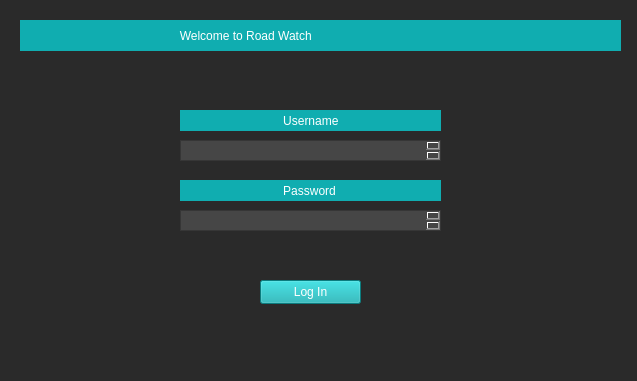
<?xml version="1.0" encoding="UTF-8"?>
<ui version="4.0">
 <class>MainWindow</class>
 <widget class="QMainWindow" name="MainWindow">
  <property name="geometry">
   <rect>
    <x>0</x>
    <y>0</y>
    <width>637</width>
    <height>381</height>
   </rect>
  </property>
  <property name="windowTitle">
   <string>MainWindow</string>
  </property>
  <widget class="QWidget" name="centralwidget">
   <property name="styleSheet">
    <string notr="true">background-color: rgb(42, 42, 42);</string>
   </property>
   <widget class="QStackedWidget" name="stackedWidget">
    <property name="geometry">
     <rect>
      <x>-50</x>
      <y>0</y>
      <width>691</width>
      <height>381</height>
     </rect>
    </property>
    <property name="styleSheet">
     <string notr="true">background-color: rgb(42, 42, 42);
gridline-color: rgb(38, 38, 38);</string>
    </property>
    <property name="currentIndex">
     <number>0</number>
    </property>
    <widget class="QWidget" name="page">
     <widget class="QPushButton" name="log_in">
      <property name="geometry">
       <rect>
        <x>310</x>
        <y>280</y>
        <width>101</width>
        <height>24</height>
       </rect>
      </property>
      <property name="styleSheet">
       <string notr="true">background-color: rgb(16, 173, 176);
color: rgb(255, 255, 255);</string>
      </property>
      <property name="text">
       <string>Log In</string>
      </property>
     </widget>
     <widget class="QTextEdit" name="username_text">
      <property name="geometry">
       <rect>
        <x>230</x>
        <y>140</y>
        <width>261</width>
        <height>21</height>
       </rect>
      </property>
      <property name="styleSheet">
       <string notr="true">background-color: rgb(70, 70, 70);
color: rgb(255, 255, 255);</string>
      </property>
     </widget>
     <widget class="QTextEdit" name="pass_text">
      <property name="geometry">
       <rect>
        <x>230</x>
        <y>210</y>
        <width>261</width>
        <height>21</height>
       </rect>
      </property>
      <property name="styleSheet">
       <string notr="true">background-color: rgb(70, 70, 70);
color: rgb(255, 255, 255);</string>
      </property>
     </widget>
     <widget class="QLabel" name="welcome_label">
      <property name="geometry">
       <rect>
        <x>70</x>
        <y>20</y>
        <width>601</width>
        <height>31</height>
       </rect>
      </property>
      <property name="styleSheet">
       <string notr="true">background-color: rgb(16, 173, 176);
font: 12pt &quot;Segoe UI&quot;;
color: rgb(255, 255, 255);</string>
      </property>
      <property name="text">
       <string>                                                Welcome to Road Watch</string>
      </property>
     </widget>
     <widget class="QLabel" name="username_label">
      <property name="geometry">
       <rect>
        <x>230</x>
        <y>110</y>
        <width>261</width>
        <height>21</height>
       </rect>
      </property>
      <property name="styleSheet">
       <string notr="true">background-color: rgb(16, 173, 176);
color: rgb(255, 255, 255);</string>
      </property>
      <property name="text">
       <string>                               Username</string>
      </property>
     </widget>
     <widget class="QLabel" name="pass_label">
      <property name="geometry">
       <rect>
        <x>230</x>
        <y>180</y>
        <width>261</width>
        <height>21</height>
       </rect>
      </property>
      <property name="styleSheet">
       <string notr="true">background-color: rgb(16, 173, 176);
color: rgb(255, 255, 255);</string>
      </property>
      <property name="text">
       <string>                               Password</string>
      </property>
     </widget>
     <widget class="QLabel" name="status_label">
      <property name="geometry">
       <rect>
        <x>230</x>
        <y>240</y>
        <width>261</width>
        <height>20</height>
       </rect>
      </property>
      <property name="styleSheet">
       <string notr="true">color: rgb(255, 0, 0);</string>
      </property>
      <property name="text">
       <string/>
      </property>
     </widget>
    </widget>
    <widget class="QWidget" name="page_2">
     <widget class="QPushButton" name="log_out">
      <property name="geometry">
       <rect>
        <x>60</x>
        <y>10</y>
        <width>80</width>
        <height>24</height>
       </rect>
      </property>
      <property name="styleSheet">
       <string notr="true">background-color: rgb(16, 173, 176);
color: rgb(255, 255, 255);</string>
      </property>
      <property name="text">
       <string>Log Out</string>
      </property>
     </widget>
     <widget class="QPushButton" name="watchlist">
      <property name="geometry">
       <rect>
        <x>60</x>
        <y>50</y>
        <width>80</width>
        <height>24</height>
       </rect>
      </property>
      <property name="styleSheet">
       <string notr="true">background-color: rgb(16, 173, 176);
color: rgb(255, 255, 255);</string>
      </property>
      <property name="text">
       <string>Watchlist</string>
      </property>
     </widget>
     <widget class="QListWidget" name="road_list">
      <property name="geometry">
       <rect>
        <x>170</x>
        <y>40</y>
        <width>211</width>
        <height>301</height>
       </rect>
      </property>
      <property name="styleSheet">
       <string notr="true">background-color: rgb(70, 70, 70);
color: rgb(255, 255, 255);</string>
      </property>
     </widget>
     <widget class="QLabel" name="all_road_label">
      <property name="geometry">
       <rect>
        <x>170</x>
        <y>10</y>
        <width>211</width>
        <height>21</height>
       </rect>
      </property>
      <property name="styleSheet">
       <string notr="true">background-color: rgb(16, 173, 176);
color: rgb(255, 255, 255);</string>
      </property>
      <property name="text">
       <string>                         All Roads</string>
      </property>
     </widget>
     <widget class="QPushButton" name="add_watchlist">
      <property name="geometry">
       <rect>
        <x>170</x>
        <y>350</y>
        <width>101</width>
        <height>21</height>
       </rect>
      </property>
      <property name="styleSheet">
       <string notr="true">background-color: rgb(16, 173, 176);
color: rgb(255, 255, 255);</string>
      </property>
      <property name="text">
       <string>Add to Watchlist</string>
      </property>
     </widget>
     <widget class="QLabel" name="road_att_label">
      <property name="geometry">
       <rect>
        <x>430</x>
        <y>10</y>
        <width>231</width>
        <height>21</height>
       </rect>
      </property>
      <property name="styleSheet">
       <string notr="true">background-color: rgb(16, 173, 176);
color: rgb(255, 255, 255);</string>
      </property>
      <property name="text">
       <string>                       Road Attributes</string>
      </property>
     </widget>
     <widget class="QPushButton" name="search">
      <property name="geometry">
       <rect>
        <x>60</x>
        <y>90</y>
        <width>80</width>
        <height>24</height>
       </rect>
      </property>
      <property name="styleSheet">
       <string notr="true">background-color: rgb(16, 173, 176);
color: rgb(255, 255, 255);</string>
      </property>
      <property name="text">
       <string>Search</string>
      </property>
     </widget>
     <widget class="QTextEdit" name="road_atts">
      <property name="geometry">
       <rect>
        <x>430</x>
        <y>40</y>
        <width>231</width>
        <height>301</height>
       </rect>
      </property>
      <property name="styleSheet">
       <string notr="true">background-color: rgb(70, 70, 70);
color: rgb(255, 255, 255);</string>
      </property>
      <property name="readOnly">
       <bool>true</bool>
      </property>
     </widget>
     <widget class="QPushButton" name="add_road">
      <property name="geometry">
       <rect>
        <x>60</x>
        <y>320</y>
        <width>80</width>
        <height>24</height>
       </rect>
      </property>
      <property name="styleSheet">
       <string notr="true">background-color: rgb(198, 0, 0);
color: rgb(255, 255, 255);</string>
      </property>
      <property name="text">
       <string>Add Road</string>
      </property>
     </widget>
     <widget class="QPushButton" name="edit_road">
      <property name="geometry">
       <rect>
        <x>60</x>
        <y>280</y>
        <width>80</width>
        <height>24</height>
       </rect>
      </property>
      <property name="styleSheet">
       <string notr="true">background-color: rgb(159, 213, 10);
color: rgb(255, 255, 255);</string>
      </property>
      <property name="text">
       <string>Edit Road</string>
      </property>
     </widget>
     <widget class="QLabel" name="perms_label">
      <property name="geometry">
       <rect>
        <x>60</x>
        <y>245</y>
        <width>81</width>
        <height>21</height>
       </rect>
      </property>
      <property name="styleSheet">
       <string notr="true">color: rgb(255, 0, 0);</string>
      </property>
      <property name="text">
       <string/>
      </property>
     </widget>
     <widget class="QLabel" name="watchlist_status">
      <property name="geometry">
       <rect>
        <x>440</x>
        <y>350</y>
        <width>181</width>
        <height>16</height>
       </rect>
      </property>
      <property name="styleSheet">
       <string notr="true"/>
      </property>
      <property name="text">
       <string/>
      </property>
     </widget>
     <widget class="QPushButton" name="remove_watchlist">
      <property name="geometry">
       <rect>
        <x>280</x>
        <y>350</y>
        <width>141</width>
        <height>21</height>
       </rect>
      </property>
      <property name="styleSheet">
       <string notr="true">background-color: rgb(16, 173, 176);
color: rgb(255, 255, 255);</string>
      </property>
      <property name="text">
       <string>Remove from Watchlist</string>
      </property>
     </widget>
    </widget>
    <widget class="QWidget" name="page_3">
     <widget class="QPushButton" name="back_to_menu">
      <property name="geometry">
       <rect>
        <x>60</x>
        <y>10</y>
        <width>80</width>
        <height>24</height>
       </rect>
      </property>
      <property name="styleSheet">
       <string notr="true">background-color: rgb(16, 173, 176);
color: rgb(255, 255, 255);</string>
      </property>
      <property name="text">
       <string>Back</string>
      </property>
     </widget>
     <widget class="QLabel" name="report_label">
      <property name="geometry">
       <rect>
        <x>160</x>
        <y>125</y>
        <width>501</width>
        <height>21</height>
       </rect>
      </property>
      <property name="styleSheet">
       <string notr="true">background-color: rgb(16, 173, 176);
color: rgb(255, 255, 255);</string>
      </property>
      <property name="text">
       <string>                                                              Watchlist Report</string>
      </property>
     </widget>
     <widget class="QLabel" name="watchlist_label">
      <property name="geometry">
       <rect>
        <x>160</x>
        <y>10</y>
        <width>501</width>
        <height>21</height>
       </rect>
      </property>
      <property name="styleSheet">
       <string notr="true">background-color: rgb(16, 173, 176);
color: rgb(255, 255, 255);</string>
      </property>
      <property name="text">
       <string>                                                               Your Watchlist</string>
      </property>
     </widget>
     <widget class="QTextEdit" name="watched_roads">
      <property name="geometry">
       <rect>
        <x>160</x>
        <y>40</y>
        <width>501</width>
        <height>70</height>
       </rect>
      </property>
      <property name="styleSheet">
       <string notr="true">background-color: rgb(70, 70, 70);
color: rgb(255, 255, 255);</string>
      </property>
      <property name="readOnly">
       <bool>true</bool>
      </property>
     </widget>
     <widget class="QTextEdit" name="report">
      <property name="geometry">
       <rect>
        <x>160</x>
        <y>160</y>
        <width>501</width>
        <height>201</height>
       </rect>
      </property>
      <property name="styleSheet">
       <string notr="true">background-color: rgb(70, 70, 70);
color: rgb(255, 255, 255);</string>
      </property>
      <property name="readOnly">
       <bool>true</bool>
      </property>
     </widget>
    </widget>
    <widget class="QWidget" name="page_4">
     <widget class="QPushButton" name="back_to_menu_2">
      <property name="geometry">
       <rect>
        <x>60</x>
        <y>10</y>
        <width>80</width>
        <height>24</height>
       </rect>
      </property>
      <property name="styleSheet">
       <string notr="true">background-color: rgb(16, 173, 176);
color: rgb(255, 255, 255);</string>
      </property>
      <property name="text">
       <string>Back</string>
      </property>
     </widget>
     <widget class="QLabel" name="main_label">
      <property name="geometry">
       <rect>
        <x>150</x>
        <y>10</y>
        <width>501</width>
        <height>21</height>
       </rect>
      </property>
      <property name="styleSheet">
       <string notr="true">background-color: rgb(16, 173, 176);
color: rgb(255, 255, 255);</string>
      </property>
      <property name="text">
       <string>                                                           Edit Road Attributes</string>
      </property>
     </widget>
     <widget class="QLabel" name="ID_label">
      <property name="geometry">
       <rect>
        <x>150</x>
        <y>70</y>
        <width>231</width>
        <height>21</height>
       </rect>
      </property>
      <property name="styleSheet">
       <string notr="true">background-color: rgb(16, 173, 176);
color: rgb(255, 255, 255);</string>
      </property>
      <property name="text">
       <string>            Road ID of Road to be Edited</string>
      </property>
     </widget>
     <widget class="QLabel" name="delay_label">
      <property name="geometry">
       <rect>
        <x>400</x>
        <y>70</y>
        <width>251</width>
        <height>21</height>
       </rect>
      </property>
      <property name="styleSheet">
       <string notr="true">background-color: rgb(16, 173, 176);
color: rgb(255, 255, 255);</string>
      </property>
      <property name="text">
       <string>              New Road Delay (in minutes)</string>
      </property>
     </widget>
     <widget class="QLabel" name="traffic_label">
      <property name="geometry">
       <rect>
        <x>150</x>
        <y>160</y>
        <width>231</width>
        <height>21</height>
       </rect>
      </property>
      <property name="styleSheet">
       <string notr="true">background-color: rgb(16, 173, 176);
color: rgb(255, 255, 255);</string>
      </property>
      <property name="text">
       <string>     Current Traffic Status (Light or Heavy)</string>
      </property>
     </widget>
     <widget class="QLabel" name="pop_hour_label">
      <property name="geometry">
       <rect>
        <x>400</x>
        <y>160</y>
        <width>251</width>
        <height>21</height>
       </rect>
      </property>
      <property name="styleSheet">
       <string notr="true">background-color: rgb(16, 173, 176);
color: rgb(255, 255, 255);</string>
      </property>
      <property name="text">
       <string>     New Most Popular Hour of Road (0-23)</string>
      </property>
     </widget>
     <widget class="QLabel" name="constr_label">
      <property name="geometry">
       <rect>
        <x>150</x>
        <y>250</y>
        <width>231</width>
        <height>21</height>
       </rect>
      </property>
      <property name="styleSheet">
       <string notr="true">background-color: rgb(16, 173, 176);
color: rgb(255, 255, 255);</string>
      </property>
      <property name="text">
       <string>    Construction Currently? (True or False)</string>
      </property>
     </widget>
     <widget class="QPushButton" name="submit">
      <property name="geometry">
       <rect>
        <x>490</x>
        <y>290</y>
        <width>80</width>
        <height>24</height>
       </rect>
      </property>
      <property name="styleSheet">
       <string notr="true">background-color: rgb(16, 173, 176);
color: rgb(255, 255, 255);</string>
      </property>
      <property name="text">
       <string>Submit</string>
      </property>
     </widget>
     <widget class="QLabel" name="submit_label">
      <property name="geometry">
       <rect>
        <x>400</x>
        <y>250</y>
        <width>251</width>
        <height>21</height>
       </rect>
      </property>
      <property name="styleSheet">
       <string notr="true">background-color: rgb(16, 173, 176);
color: rgb(255, 255, 255);</string>
      </property>
      <property name="text">
       <string>    Please press Submit once all fields are full</string>
      </property>
     </widget>
     <widget class="QLabel" name="submit_status">
      <property name="geometry">
       <rect>
        <x>400</x>
        <y>340</y>
        <width>251</width>
        <height>20</height>
       </rect>
      </property>
      <property name="text">
       <string/>
      </property>
     </widget>
     <widget class="QTextEdit" name="id_text">
      <property name="geometry">
       <rect>
        <x>150</x>
        <y>100</y>
        <width>231</width>
        <height>31</height>
       </rect>
      </property>
      <property name="styleSheet">
       <string notr="true">background-color: rgb(70, 70, 70);
color: rgb(255, 255, 255);</string>
      </property>
     </widget>
     <widget class="QTextEdit" name="delay_text">
      <property name="geometry">
       <rect>
        <x>400</x>
        <y>100</y>
        <width>251</width>
        <height>31</height>
       </rect>
      </property>
      <property name="styleSheet">
       <string notr="true">background-color: rgb(70, 70, 70);
color: rgb(255, 255, 255);</string>
      </property>
     </widget>
     <widget class="QTextEdit" name="pop_hour_text">
      <property name="geometry">
       <rect>
        <x>400</x>
        <y>190</y>
        <width>251</width>
        <height>31</height>
       </rect>
      </property>
      <property name="styleSheet">
       <string notr="true">background-color: rgb(70, 70, 70);
color: rgb(255, 255, 255);</string>
      </property>
     </widget>
     <widget class="QTextEdit" name="traffic_text">
      <property name="geometry">
       <rect>
        <x>150</x>
        <y>190</y>
        <width>231</width>
        <height>31</height>
       </rect>
      </property>
      <property name="styleSheet">
       <string notr="true">background-color: rgb(70, 70, 70);
color: rgb(255, 255, 255);</string>
      </property>
     </widget>
     <widget class="QTextEdit" name="constr_text">
      <property name="geometry">
       <rect>
        <x>150</x>
        <y>280</y>
        <width>231</width>
        <height>31</height>
       </rect>
      </property>
      <property name="styleSheet">
       <string notr="true">background-color: rgb(70, 70, 70);
color: rgb(255, 255, 255);</string>
      </property>
     </widget>
    </widget>
    <widget class="QWidget" name="page_5">
     <widget class="QLabel" name="main_label_2">
      <property name="geometry">
       <rect>
        <x>150</x>
        <y>10</y>
        <width>501</width>
        <height>21</height>
       </rect>
      </property>
      <property name="styleSheet">
       <string notr="true">background-color: rgb(16, 173, 176);
color: rgb(255, 255, 255);</string>
      </property>
      <property name="text">
       <string>                                                                 Add New Road</string>
      </property>
     </widget>
     <widget class="QPushButton" name="back_to_menu_3">
      <property name="geometry">
       <rect>
        <x>60</x>
        <y>10</y>
        <width>80</width>
        <height>24</height>
       </rect>
      </property>
      <property name="styleSheet">
       <string notr="true">background-color: rgb(16, 173, 176);
color: rgb(255, 255, 255);</string>
      </property>
      <property name="text">
       <string>Back</string>
      </property>
     </widget>
     <widget class="QTextEdit" name="id_text_2">
      <property name="geometry">
       <rect>
        <x>150</x>
        <y>80</y>
        <width>151</width>
        <height>31</height>
       </rect>
      </property>
      <property name="styleSheet">
       <string notr="true">background-color: rgb(70, 70, 70);
color: rgb(255, 255, 255);</string>
      </property>
     </widget>
     <widget class="QTextEdit" name="name_text_2">
      <property name="geometry">
       <rect>
        <x>320</x>
        <y>80</y>
        <width>161</width>
        <height>31</height>
       </rect>
      </property>
      <property name="styleSheet">
       <string notr="true">background-color: rgb(70, 70, 70);
color: rgb(255, 255, 255);</string>
      </property>
     </widget>
     <widget class="QTextEdit" name="traffic_text_2">
      <property name="geometry">
       <rect>
        <x>500</x>
        <y>80</y>
        <width>151</width>
        <height>31</height>
       </rect>
      </property>
      <property name="styleSheet">
       <string notr="true">background-color: rgb(70, 70, 70);
color: rgb(255, 255, 255);</string>
      </property>
     </widget>
     <widget class="QTextEdit" name="delay_text_2">
      <property name="geometry">
       <rect>
        <x>150</x>
        <y>160</y>
        <width>151</width>
        <height>31</height>
       </rect>
      </property>
      <property name="styleSheet">
       <string notr="true">background-color: rgb(70, 70, 70);
color: rgb(255, 255, 255);</string>
      </property>
     </widget>
     <widget class="QTextEdit" name="popHour_text_2">
      <property name="geometry">
       <rect>
        <x>320</x>
        <y>160</y>
        <width>161</width>
        <height>31</height>
       </rect>
      </property>
      <property name="styleSheet">
       <string notr="true">background-color: rgb(70, 70, 70);
color: rgb(255, 255, 255);</string>
      </property>
     </widget>
     <widget class="QTextEdit" name="constr_text_2">
      <property name="geometry">
       <rect>
        <x>500</x>
        <y>160</y>
        <width>151</width>
        <height>31</height>
       </rect>
      </property>
      <property name="styleSheet">
       <string notr="true">background-color: rgb(70, 70, 70);
color: rgb(255, 255, 255);</string>
      </property>
     </widget>
     <widget class="QTextEdit" name="desc_text_2">
      <property name="geometry">
       <rect>
        <x>320</x>
        <y>240</y>
        <width>331</width>
        <height>61</height>
       </rect>
      </property>
      <property name="styleSheet">
       <string notr="true">background-color: rgb(70, 70, 70);
color: rgb(255, 255, 255);</string>
      </property>
     </widget>
     <widget class="QLabel" name="main_label_3">
      <property name="geometry">
       <rect>
        <x>150</x>
        <y>50</y>
        <width>151</width>
        <height>21</height>
       </rect>
      </property>
      <property name="styleSheet">
       <string notr="true">background-color: rgb(16, 173, 176);
color: rgb(255, 255, 255);</string>
      </property>
      <property name="text">
       <string>                 Road ID</string>
      </property>
     </widget>
     <widget class="QLabel" name="main_label_4">
      <property name="geometry">
       <rect>
        <x>500</x>
        <y>50</y>
        <width>151</width>
        <height>21</height>
       </rect>
      </property>
      <property name="styleSheet">
       <string notr="true">background-color: rgb(16, 173, 176);
color: rgb(255, 255, 255);</string>
      </property>
      <property name="text">
       <string>  Traffic Status (Light/Heavy)</string>
      </property>
     </widget>
     <widget class="QLabel" name="main_label_5">
      <property name="geometry">
       <rect>
        <x>320</x>
        <y>50</y>
        <width>161</width>
        <height>21</height>
       </rect>
      </property>
      <property name="styleSheet">
       <string notr="true">background-color: rgb(16, 173, 176);
color: rgb(255, 255, 255);</string>
      </property>
      <property name="text">
       <string>               Road Name</string>
      </property>
     </widget>
     <widget class="QLabel" name="main_label_6">
      <property name="geometry">
       <rect>
        <x>150</x>
        <y>130</y>
        <width>151</width>
        <height>21</height>
       </rect>
      </property>
      <property name="styleSheet">
       <string notr="true">background-color: rgb(16, 173, 176);
color: rgb(255, 255, 255);</string>
      </property>
      <property name="text">
       <string>             Road Delay</string>
      </property>
     </widget>
     <widget class="QLabel" name="main_label_7">
      <property name="geometry">
       <rect>
        <x>500</x>
        <y>130</y>
        <width>151</width>
        <height>21</height>
       </rect>
      </property>
      <property name="styleSheet">
       <string notr="true">background-color: rgb(16, 173, 176);
color: rgb(255, 255, 255);</string>
      </property>
      <property name="text">
       <string>   Construction (True/False)</string>
      </property>
     </widget>
     <widget class="QLabel" name="main_label_8">
      <property name="geometry">
       <rect>
        <x>320</x>
        <y>130</y>
        <width>161</width>
        <height>21</height>
       </rect>
      </property>
      <property name="styleSheet">
       <string notr="true">background-color: rgb(16, 173, 176);
color: rgb(255, 255, 255);</string>
      </property>
      <property name="text">
       <string>    Most Popular Hour (0-23)</string>
      </property>
     </widget>
     <widget class="QLabel" name="main_label_9">
      <property name="geometry">
       <rect>
        <x>320</x>
        <y>210</y>
        <width>331</width>
        <height>21</height>
       </rect>
      </property>
      <property name="styleSheet">
       <string notr="true">background-color: rgb(16, 173, 176);
color: rgb(255, 255, 255);</string>
      </property>
      <property name="text">
       <string>                                    Road Description</string>
      </property>
     </widget>
     <widget class="QLabel" name="main_label_10">
      <property name="geometry">
       <rect>
        <x>150</x>
        <y>310</y>
        <width>501</width>
        <height>21</height>
       </rect>
      </property>
      <property name="styleSheet">
       <string notr="true">background-color: rgb(16, 173, 176);
color: rgb(255, 255, 255);</string>
      </property>
      <property name="text">
       <string>    Once all fields are filled, press the Submit button below to add the road to the database.</string>
      </property>
     </widget>
     <widget class="QPushButton" name="submit_2">
      <property name="geometry">
       <rect>
        <x>350</x>
        <y>340</y>
        <width>80</width>
        <height>24</height>
       </rect>
      </property>
      <property name="styleSheet">
       <string notr="true">background-color: rgb(16, 173, 176);
color: rgb(255, 255, 255);</string>
      </property>
      <property name="text">
       <string>Submit</string>
      </property>
     </widget>
     <widget class="QLabel" name="main_label_11">
      <property name="geometry">
       <rect>
        <x>150</x>
        <y>210</y>
        <width>151</width>
        <height>21</height>
       </rect>
      </property>
      <property name="styleSheet">
       <string notr="true">background-color: rgb(16, 173, 176);
color: rgb(255, 255, 255);</string>
      </property>
      <property name="text">
       <string> Road Type (Local/Highway)</string>
      </property>
     </widget>
     <widget class="QTextEdit" name="type_text_2">
      <property name="geometry">
       <rect>
        <x>150</x>
        <y>240</y>
        <width>151</width>
        <height>31</height>
       </rect>
      </property>
      <property name="styleSheet">
       <string notr="true">background-color: rgb(70, 70, 70);
color: rgb(255, 255, 255);</string>
      </property>
     </widget>
     <widget class="QLabel" name="submit_status_2">
      <property name="geometry">
       <rect>
        <x>90</x>
        <y>340</y>
        <width>251</width>
        <height>20</height>
       </rect>
      </property>
      <property name="text">
       <string/>
      </property>
     </widget>
    </widget>
    <widget class="QWidget" name="page_6">
     <widget class="QPushButton" name="back_to_menu_4">
      <property name="geometry">
       <rect>
        <x>60</x>
        <y>10</y>
        <width>80</width>
        <height>24</height>
       </rect>
      </property>
      <property name="styleSheet">
       <string notr="true">background-color: rgb(16, 173, 176);
color: rgb(255, 255, 255);</string>
      </property>
      <property name="text">
       <string>Back</string>
      </property>
     </widget>
     <widget class="QLabel" name="main_label_12">
      <property name="geometry">
       <rect>
        <x>150</x>
        <y>10</y>
        <width>501</width>
        <height>21</height>
       </rect>
      </property>
      <property name="styleSheet">
       <string notr="true">background-color: rgb(16, 173, 176);
color: rgb(255, 255, 255);</string>
      </property>
      <property name="text">
       <string>                                                             Search for a Road</string>
      </property>
     </widget>
     <widget class="QTextEdit" name="searched_roads">
      <property name="geometry">
       <rect>
        <x>450</x>
        <y>50</y>
        <width>201</width>
        <height>311</height>
       </rect>
      </property>
      <property name="styleSheet">
       <string notr="true">background-color: rgb(70, 70, 70);
color: rgb(255, 255, 255);</string>
      </property>
      <property name="readOnly">
       <bool>true</bool>
      </property>
     </widget>
     <widget class="QLabel" name="main_label_13">
      <property name="geometry">
       <rect>
        <x>150</x>
        <y>50</y>
        <width>291</width>
        <height>21</height>
       </rect>
      </property>
      <property name="styleSheet">
       <string notr="true">background-color: rgb(16, 173, 176);
color: rgb(255, 255, 255);</string>
      </property>
      <property name="text">
       <string>     Filters: Displays roads with the filtered attribute</string>
      </property>
     </widget>
     <widget class="QPushButton" name="traffic_light">
      <property name="geometry">
       <rect>
        <x>150</x>
        <y>90</y>
        <width>80</width>
        <height>24</height>
       </rect>
      </property>
      <property name="styleSheet">
       <string notr="true">background-color: rgb(140, 203, 57);
color: rgb(255, 255, 255);</string>
      </property>
      <property name="text">
       <string>Light Traffic</string>
      </property>
     </widget>
     <widget class="QPushButton" name="traffic_heavy">
      <property name="geometry">
       <rect>
        <x>150</x>
        <y>130</y>
        <width>80</width>
        <height>24</height>
       </rect>
      </property>
      <property name="styleSheet">
       <string notr="true">background-color: rgb(255, 0, 0);
color: rgb(255, 255, 255);</string>
      </property>
      <property name="text">
       <string>Heavy Traffic</string>
      </property>
     </widget>
     <widget class="QPushButton" name="no_delay">
      <property name="geometry">
       <rect>
        <x>240</x>
        <y>90</y>
        <width>91</width>
        <height>24</height>
       </rect>
      </property>
      <property name="styleSheet">
       <string notr="true">background-color: rgb(140, 203, 57);
color: rgb(255, 255, 255);</string>
      </property>
      <property name="text">
       <string>No Delay</string>
      </property>
     </widget>
     <widget class="QPushButton" name="no_constr">
      <property name="geometry">
       <rect>
        <x>340</x>
        <y>90</y>
        <width>101</width>
        <height>24</height>
       </rect>
      </property>
      <property name="styleSheet">
       <string notr="true">background-color: rgb(140, 203, 57);
color: rgb(255, 255, 255);</string>
      </property>
      <property name="text">
       <string>No Construction</string>
      </property>
     </widget>
     <widget class="QPushButton" name="has_delay">
      <property name="geometry">
       <rect>
        <x>240</x>
        <y>130</y>
        <width>91</width>
        <height>24</height>
       </rect>
      </property>
      <property name="styleSheet">
       <string notr="true">background-color: rgb(255, 0, 0);
color: rgb(255, 255, 255);</string>
      </property>
      <property name="text">
       <string>Has Delay</string>
      </property>
     </widget>
     <widget class="QPushButton" name="has_constr">
      <property name="geometry">
       <rect>
        <x>340</x>
        <y>130</y>
        <width>101</width>
        <height>24</height>
       </rect>
      </property>
      <property name="styleSheet">
       <string notr="true">background-color: rgb(255, 0, 0);
color: rgb(255, 255, 255);</string>
      </property>
      <property name="text">
       <string>Has Construction</string>
      </property>
     </widget>
     <widget class="QPushButton" name="am_popHour">
      <property name="geometry">
       <rect>
        <x>150</x>
        <y>170</y>
        <width>141</width>
        <height>24</height>
       </rect>
      </property>
      <property name="styleSheet">
       <string notr="true">background-color: rgb(216, 131, 27);
color: rgb(255, 255, 255);</string>
      </property>
      <property name="text">
       <string>Popular Hour: AM</string>
      </property>
     </widget>
     <widget class="QPushButton" name="pm_popHour">
      <property name="geometry">
       <rect>
        <x>300</x>
        <y>170</y>
        <width>141</width>
        <height>24</height>
       </rect>
      </property>
      <property name="styleSheet">
       <string notr="true">background-color: rgb(84, 84, 186);
color: rgb(255, 255, 255);</string>
      </property>
      <property name="text">
       <string>Popular Hour: PM</string>
      </property>
     </widget>
     <widget class="QLabel" name="main_label_14">
      <property name="geometry">
       <rect>
        <x>150</x>
        <y>240</y>
        <width>291</width>
        <height>21</height>
       </rect>
      </property>
      <property name="styleSheet">
       <string notr="true">background-color: rgb(16, 173, 176);
color: rgb(255, 255, 255);</string>
      </property>
      <property name="text">
       <string>             Search: Search for roads via Road Name</string>
      </property>
     </widget>
     <widget class="QTextEdit" name="name_text_3">
      <property name="geometry">
       <rect>
        <x>150</x>
        <y>270</y>
        <width>291</width>
        <height>21</height>
       </rect>
      </property>
      <property name="styleSheet">
       <string notr="true">background-color: rgb(70, 70, 70);
color: rgb(255, 255, 255);</string>
      </property>
     </widget>
     <widget class="QPushButton" name="search_button">
      <property name="geometry">
       <rect>
        <x>250</x>
        <y>310</y>
        <width>80</width>
        <height>24</height>
       </rect>
      </property>
      <property name="styleSheet">
       <string notr="true">background-color: rgb(16, 173, 176);
color: rgb(255, 255, 255);</string>
      </property>
      <property name="text">
       <string>Search</string>
      </property>
     </widget>
    </widget>
   </widget>
  </widget>
 </widget>
 <resources/>
 <connections/>
</ui>
